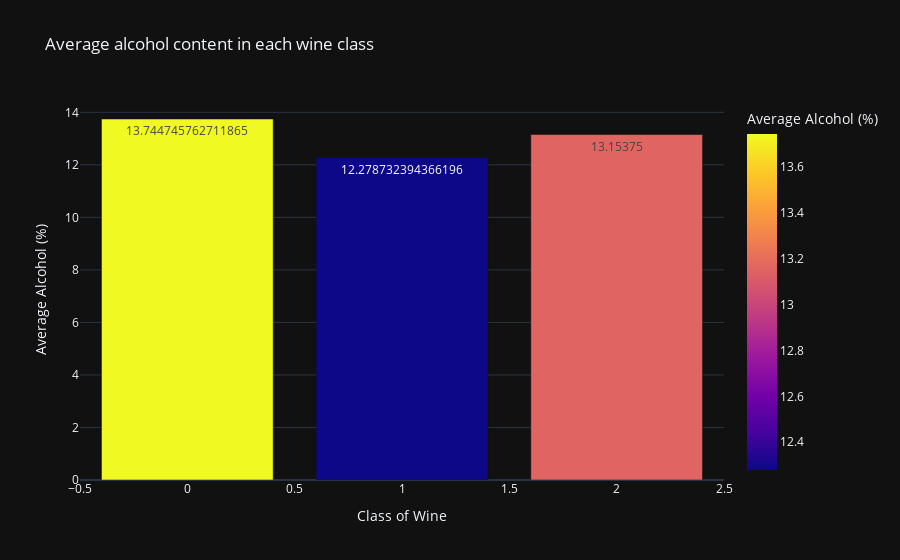

This figure's notebook cell:
### Markdown cell above
### Changed

### Code cell
mean_alcohol_by_class = df.groupby('class')['alcohol'].mean().reset_index()

fig = px.bar(mean_alcohol_by_class, x='class', y='alcohol',
             labels={'class': 'Class of Wine', 'alcohol': 'Average Alcohol (%)'},
             title='Average alcohol content in each wine class',
             color='alcohol',
             text='alcohol')

fig.show()

### Figure 1 — Plotly figure (JSON) as saved in the notebook; plotly's stock layout.template omitted (floating-point values rounded to 4 significant figures)
{"data": [{"alignmentgroup": "True", "hovertemplate": "Class of Wine=%{x}<br>Average Alcohol (%)=%{marker.color}<extra></extra>", "legendgroup": "", "marker": {"color": [13.74, 12.28, 13.15], "coloraxis": "coloraxis", "pattern": {"shape": ""}}, "name": "", "offsetgroup": "", "orientation": "v", "showlegend": false, "text": [13.74, 12.28, 13.15], "textposition": "auto", "x": [0, 1, 2], "xaxis": "x", "y": [13.74, 12.28, 13.15], "yaxis": "y", "type": "bar"}], "layout": {"xaxis": {"anchor": "y", "domain": [0.0, 1.0], "title": {"text": "Class of Wine"}}, "yaxis": {"anchor": "x", "domain": [0.0, 1.0], "title": {"text": "Average Alcohol (%)"}}, "coloraxis": {"colorbar": {"title": {"text": "Average Alcohol (%)"}}, "colorscale": [[0.0, "#0d0887"], [0.1111, "#46039f"], [0.2222, "#7201a8"], [0.3333, "#9c179e"], [0.4444, "#bd3786"], [0.5556, "#d8576b"], [0.6667, "#ed7953"], [0.7778, "#fb9f3a"], [0.8889, "#fdca26"], [1.0, "#f0f921"]]}, "legend": {"tracegroupgap": 0}, "title": {"text": "Average alcohol content in each wine class"}, "barmode": "relative"}}
